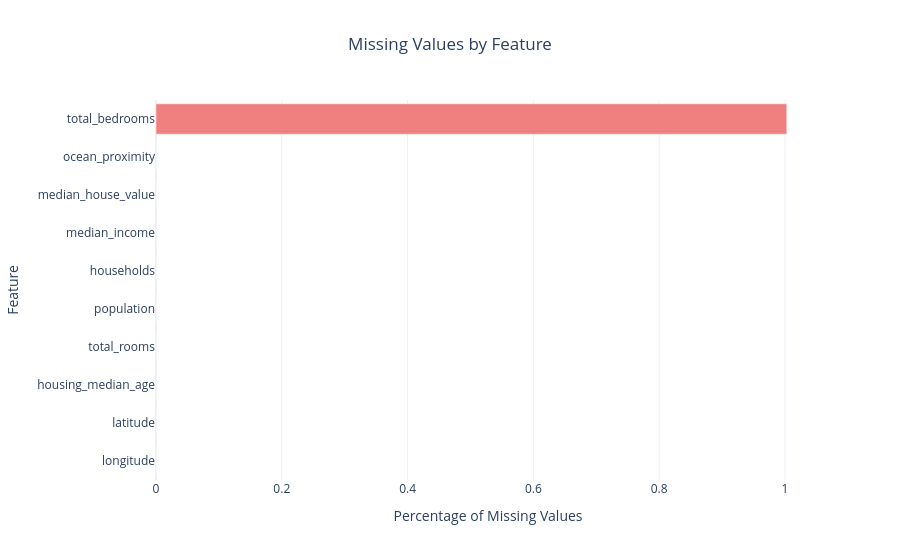

This figure's notebook cell:
### Markdown cell above
### 2.4. Are there any missing values or data quality issues to address?

Before handling outliers, let's check for and handle any missing values in our dataset.

### Code cell
# Check for missing values
missing_values = df.isnull().sum()
print("Missing values in our dataset:")
print("-" * 40)
for col, missing in missing_values.items():
    if missing > 0:
        print(f"{col}: {missing} ({missing/len(df)*100:.1f}%)")
    else:
        print(f"{col}: No missing values")

# Create visualization of missing values
missing_data = pd.DataFrame({
    'Feature': missing_values.index,
    'Missing Values': missing_values.values,
    'Percentage': (missing_values.values / len(df)) * 100
})

# Sort by number of missing values
missing_data = missing_data.sort_values('Missing Values', ascending=True)

# Create bar plot
fig = go.Figure()

fig.add_trace(go.Bar(
    y=missing_data['Feature'],
    x=missing_data['Percentage'],
    orientation='h',
    marker_color='lightcoral'
))

# Update layout
fig.update_layout(
    title='Missing Values by Feature',
    title_x=0.5,
    xaxis_title='Percentage of Missing Values',
    yaxis_title='Feature',
    template='plotly_white'
)

fig.show()

### Figure 1 — Plotly figure (JSON) as saved in the notebook; plotly's stock layout.template omitted (floating-point values rounded to 4 significant figures)
{"data": [{"marker": {"color": "lightcoral"}, "orientation": "h", "type": "bar", "x": [0.0, 0.0, 0.0, 0.0, 0.0, 0.0, 0.0, 0.0, 0.0, 1.003], "y": ["longitude", "latitude", "housing_median_age", "total_rooms", "population", "households", "median_income", "median_house_value", "ocean_proximity", "total_bedrooms"]}], "layout": {"title": {"text": "Missing Values by Feature", "x": 0.5}, "xaxis": {"title": {"text": "Percentage of Missing Values"}}, "yaxis": {"title": {"text": "Feature"}}}}
